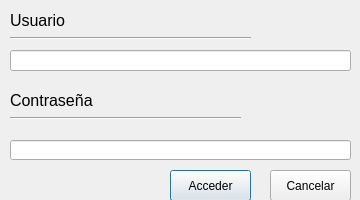
<?xml version="1.0" encoding="UTF-8"?>
<ui version="4.0">
 <class>iniciar_Sesion</class>
 <widget class="QDialog" name="iniciar_Sesion">
  <property name="geometry">
   <rect>
    <x>0</x>
    <y>0</y>
    <width>360</width>
    <height>200</height>
   </rect>
  </property>
  <property name="windowTitle">
   <string>Iniciar Sesion</string>
  </property>
  <property name="windowIcon">
   <iconset>
    <normaloff>../Iconos/people.png</normaloff>../Iconos/people.png</iconset>
  </property>
  <widget class="QPushButton" name="pushButton_1Acceder">
   <property name="geometry">
    <rect>
     <x>170</x>
     <y>170</y>
     <width>81</width>
     <height>31</height>
    </rect>
   </property>
   <property name="text">
    <string>Acceder</string>
   </property>
  </widget>
  <widget class="QPushButton" name="pushButton_2Cancelar">
   <property name="geometry">
    <rect>
     <x>270</x>
     <y>170</y>
     <width>81</width>
     <height>31</height>
    </rect>
   </property>
   <property name="text">
    <string>Cancelar</string>
   </property>
  </widget>
  <widget class="QLineEdit" name="lineEdit_1Nombre">
   <property name="geometry">
    <rect>
     <x>10</x>
     <y>50</y>
     <width>341</width>
     <height>21</height>
    </rect>
   </property>
   <property name="text">
    <string/>
   </property>
   <property name="echoMode">
    <enum>QLineEdit::Normal</enum>
   </property>
  </widget>
  <widget class="Line" name="line_1">
   <property name="geometry">
    <rect>
     <x>10</x>
     <y>30</y>
     <width>241</width>
     <height>16</height>
    </rect>
   </property>
   <property name="orientation">
    <enum>Qt::Horizontal</enum>
   </property>
  </widget>
  <widget class="QLineEdit" name="lineEdit_2Contrasenea">
   <property name="geometry">
    <rect>
     <x>10</x>
     <y>140</y>
     <width>341</width>
     <height>20</height>
    </rect>
   </property>
   <property name="echoMode">
    <enum>QLineEdit::Password</enum>
   </property>
  </widget>
  <widget class="Line" name="line_2">
   <property name="geometry">
    <rect>
     <x>10</x>
     <y>110</y>
     <width>231</width>
     <height>16</height>
    </rect>
   </property>
   <property name="orientation">
    <enum>Qt::Horizontal</enum>
   </property>
  </widget>
  <widget class="QLabel" name="label_1Nombre">
   <property name="geometry">
    <rect>
     <x>10</x>
     <y>10</y>
     <width>71</width>
     <height>21</height>
    </rect>
   </property>
   <property name="font">
    <font>
     <pointsize>12</pointsize>
    </font>
   </property>
   <property name="text">
    <string>Usuario</string>
   </property>
  </widget>
  <widget class="QLabel" name="label_2Contrasenea">
   <property name="geometry">
    <rect>
     <x>10</x>
     <y>90</y>
     <width>101</width>
     <height>21</height>
    </rect>
   </property>
   <property name="font">
    <font>
     <pointsize>12</pointsize>
    </font>
   </property>
   <property name="text">
    <string>Contraseña</string>
   </property>
  </widget>
 </widget>
 <resources/>
 <connections>
  <connection>
   <sender>pushButton_2Cancelar</sender>
   <signal>clicked()</signal>
   <receiver>iniciar_Sesion</receiver>
   <slot>close()</slot>
   <hints>
    <hint type="sourcelabel">
     <x>334</x>
     <y>185</y>
    </hint>
    <hint type="destinationlabel">
     <x>314</x>
     <y>104</y>
    </hint>
   </hints>
  </connection>
 </connections>
</ui>
